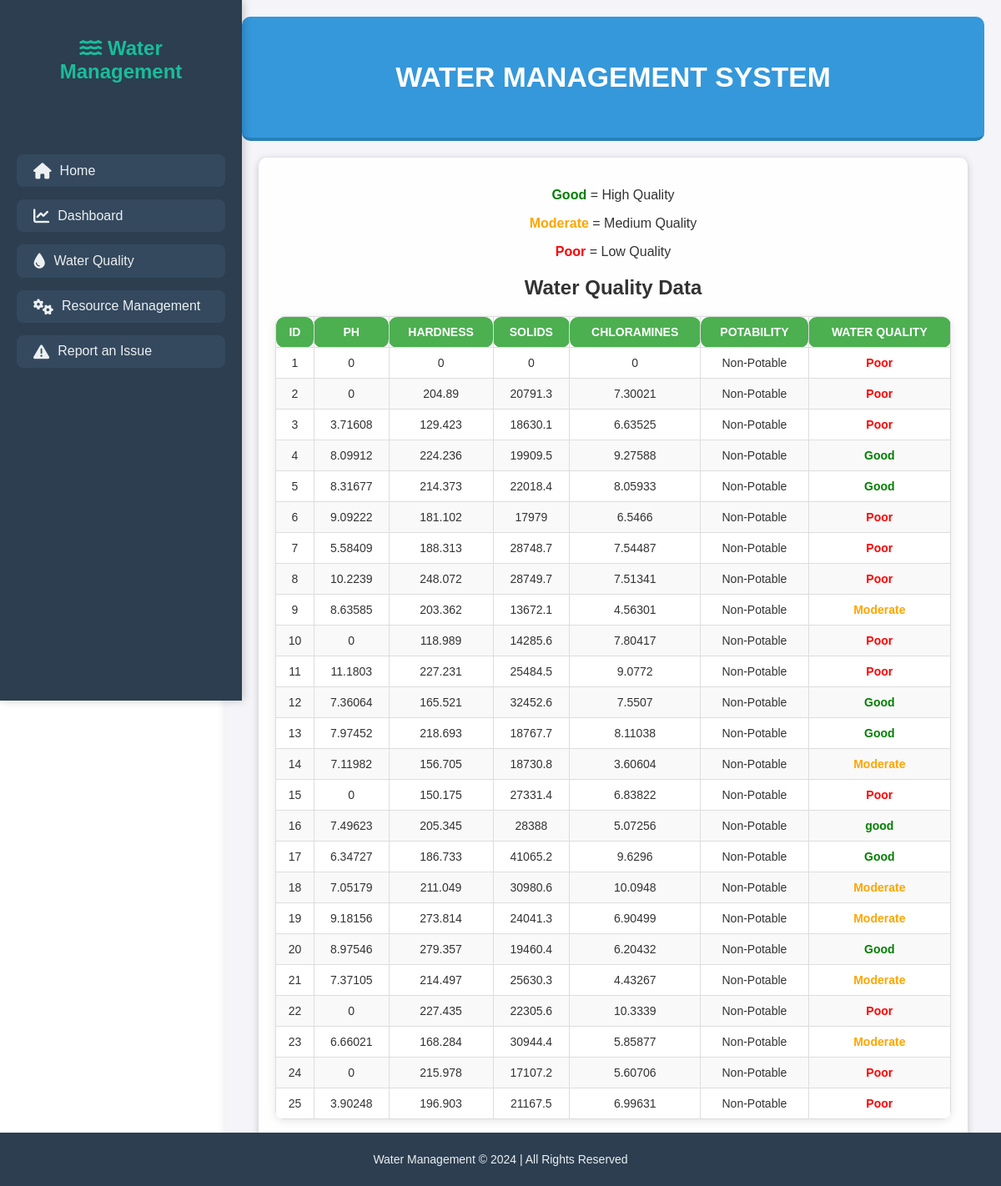
The app's page /?tab=water_quality with its own data.
### tables this page shows
CREATE TABLE `water_quality_data` (
  `id` int(11) NOT NULL,
  `ph` float DEFAULT NULL,
  `hardness` float DEFAULT NULL,
  `solids` float DEFAULT NULL,
  `chloramines` float DEFAULT NULL,
  `sulfate` float DEFAULT NULL,
  `conductivity` float DEFAULT NULL,
  `organic_carbon` float DEFAULT NULL,
  `trihalomethanes` float DEFAULT NULL,
  `turbidity` float DEFAULT NULL,
  `potability` int(11) DEFAULT NULL,
  `water_quality` varchar(255) DEFAULT NULL
);

### water_quality.php (the view, shortened to what this page needs)
<?php
$servername = "localhost";
$username = "root";
$password = "";
$dbname = "water_quality";
$conn = new mysqli($servername, $username, $password, $dbname);
$sql = "SELECT id, ph, hardness, solids, chloramines, potability, water_quality FROM water_quality_data LIMIT 25";
$result = $conn->query($sql);
echo "<div style='margin-bottom: 20px;'>
        <p><span style='color: green; font-weight: bold;'>Good</span> = High Quality</p>
        <p><span style='color: orange; font-weight: bold;'>Moderate</span> = Medium Quality</p>
        <p><span style='color: red; font-weight: bold;'>Poor</span> = Low Quality</p>
      </div>";
echo "<h2>Water Quality Data</h2>";
if ($result && $result->num_rows > 0) {
    echo "<table style='width: 100%; border-collapse: collapse;'>
            <thead>
                <tr style='background-color: #f2f2f2;'>
                    <th style='padding: 10px; border: 1px solid #ddd;'>ID</th>
                    <th style='padding: 10px; border: 1px solid #ddd;'>pH</th>
                    <th style='padding: 10px; border: 1px solid #ddd;'>Hardness</th>
                    <th style='padding: 10px; border: 1px solid #ddd;'>Solids</th>
                    <th style='padding: 10px; border: 1px solid #ddd;'>Chloramines</th>
                    <th style='padding: 10px; border: 1px solid #ddd;'>Potability</th>
                    <th style='padding: 10px; border: 1px solid #ddd;'>Water Quality</th>
                </tr>
            </thead>
            <tbody>";
    while ($row = $result->fetch_assoc()) {
        $textClass = strtolower($row['water_quality']);
        $color = match ($textClass) {
            'good' => 'green',
            'moderate' => 'orange',
            'poor' => 'red',
            default => 'black'
        };
        echo "<tr>
                <td style='padding: 10px; border: 1px solid #ddd; text-align: center;'>{$row['id']}</td>
                <td style='padding: 10px; border: 1px solid #ddd; text-align: center;'>{$row['ph']}</td>
                <td style='padding: 10px; border: 1px solid #ddd; text-align: center;'>{$row['hardness']}</td>
                <td style='padding: 10px; border: 1px solid #ddd; text-align: center;'>{$row['solids']}</td>
                <td style='padding: 10px; border: 1px solid #ddd; text-align: center;'>{$row['chloramines']}</td>
                <td style='padding: 10px; border: 1px solid #ddd; text-align: center;'>" . ($row['potability'] ? "Potable" : "Non-Potable") . "</td>
                <td style='padding: 10px; border: 1px solid #ddd; text-align: center; color: {$color}; font-weight: bold;'>{$row['water_quality']}</td>
              </tr>";
    }
    echo "</tbody></table>";
} else {
    echo "<p>No data available.</p>";
}
?>

### index.php (shortened to what this page needs)
<!DOCTYPE html>
<html lang="en">
<head>
    <link rel="stylesheet" href="styles.css">
    <link rel="stylesheet" href="https://cdnjs.cloudflare.com/ajax/libs/font-awesome/6.0.0-beta3/css/all.min.css">
</head>
<body>
    <div class="main-nav">
        <div class="title">
            <h3><i class="fas fa-water"></i> Water Management</h3>
        </div>
        <ul>
            <li><a href="?tab=home"><i class="fas fa-home"></i> Home</a></li>
            <li><a href="?tab=dashboard"><i class="fas fa-chart-line"></i> Dashboard</a></li>
            <li><a href="?tab=water_quality"><i class="fas fa-tint"></i> Water Quality</a></li>
            <li><a href="?tab=resource_management"><i class="fas fa-cogs"></i> Resource Management</a></li>
            <li><a href="?tab=report_issue"><i class="fas fa-exclamation-triangle"></i> Report an Issue</a></li>
        </ul>
    </div>
    <div class="main-content">
        <div class="header">
            <h3>Water Management System</h3>
        </div>
        <div class="content">
            <?php
            if (isset($_GET['tab'])) {
                $tab = $_GET['tab'];
                if ($tab == 'home') {
                    echo "<h2>Welcome to the Water Management System!</h2>";
                    echo "<p>This system is designed to monitor water quality, track resource management, and allow users to report issues efficiently.</p>";
                    echo "<div style='display: flex; flex-wrap: wrap; gap: 20px; justify-content: center; margin-top: 20px;'>";
                    echo "<a href='?tab=dashboard' class='cta-button'><i class='fas fa-chart-line'></i> Explore Dashboard</a>";
                    echo "<a href='?tab=water_quality' class='cta-button'><i class='fas fa-tint'></i> Explore Water Quality</a>";
                    echo "<a href='?tab=resource_management' class='cta-button'><i class='fas fa-cogs'></i> Explore Resource Management</a>";
                    echo "<a href='?tab=report_issue' class='cta-button'><i class='fas fa-exclamation-triangle'></i> Report an Issue</a>";
                    echo "</div>";
                } elseif ($tab == 'dashboard') {
                    include 'dashboard.php';
                } elseif ($tab == 'water_quality') {
                    include 'water_quality.php';
                } elseif ($tab == 'resource_management') {
                    include 'resource_management.php';
                } elseif ($tab == 'report_issue') {
                    include 'report_issue.php';
                } elseif ($tab == 'reported_issues') {
                    include 'reported_issues.php';
                } else {
                    echo "<h2>Welcome to the Water Management System!</h2>";
                }
            }
            ?>
        </div>
    </div>
    <footer>
        <p>Water Management © 2024 | All Rights Reserved</p>
    </footer>
</body>
</html>

### styles.css (style rules this page uses)
body { margin: 0; font-family: Arial, sans-serif; background-color: #f4f4f9; color: #333; }
.main-content { margin-left: 15%; padding: 20px; background-color: #f4f4f9; min-height: 100vh; box-shadow: 0px 2px 10px rgba(0, 0, 0, 0.1); transition: margin-left 0.3s ease; }
.header { background: #3498db; color: white; padding: 15px 20px; text-align: center; border-bottom: 4px solid #2980b9; font-size: 1.8em; font-weight: bold; text-transform: uppercase; }
table { width: 100%; border-collapse: collapse; margin: 20px auto; background-color: white; box-shadow: 0px 2px 10px rgba(0, 0, 0, 0.1); border-radius: 10px; overflow: hidden; }
th, td { border: 1px solid #ddd; padding: 8px; text-align: center; font-size: 14px; }
th { background-color: #4CAF50; color: white; font-weight: bold; padding: 10px; text-transform: uppercase; border-radius: 10px; }
tr:nth-child(even) { background-color: #f9f9f9; }
footer { text-align: center; padding: 10px 0; background: #2c3e50; color: #ecf0f1; position: fixed; bottom: 0; width: 100%; font-size: 14px; }

### index.php (style rules this page uses)
body { margin: 0; font-family: Arial, sans-serif; background: url('images/water-management-background.webp') no-repeat center center/cover; }
.main-nav { width: 250px; height: 100vh; position: fixed; background: #2c3e50; color: #ecf0f1; display: flex; flex-direction: column; align-items: center; padding: 20px; box-shadow: 2px 0 10px rgba(0, 0, 0, 0.2); }
.main-nav .title { margin-bottom: 30px; text-align: center; }
.main-nav .title h3 { font-size: 1.5em; color: #1abc9c; }
.main-nav ul { list-style-type: none; padding: 0; width: 100%; }
.main-nav ul li { margin: 15px 0; }
.main-nav ul li a { text-decoration: none; color: #ecf0f1; display: flex; align-items: center; padding: 10px 20px; background: #34495e; border-radius: 8px; transition: background 0.3s, color 0.3s; }
.main-nav ul li a i { margin-right: 10px; font-size: 1.2em; }
.main-content { margin-left: 270px; padding: 20px; }
.header { background: #3498db; color: white; padding: 20px; border-bottom: 4px solid #2980b9; text-align: center; border-radius: 10px; }
.content { margin: 20px; padding: 20px; background: rgba(255, 255, 255, 0.9); border-radius: 10px; box-shadow: 0px 2px 10px rgba(0, 0, 0, 0.2); text-align: center; }
footer { text-align: center; padding: 10px 0; background: #2c3e50; color: #ecf0f1; position: fixed; bottom: 0; width: 100%; }

### records on screen
water_quality_data: id "1", ph "0", hardness "0", solids "0", chloramines "0", potability "Non-Potable", water_quality "Poor"
water_quality_data: id "2", ph "0", hardness "204.89", solids "20791.3", chloramines "7.30021", potability "Non-Potable", water_quality "Poor"
water_quality_data: id "3", ph "3.71608", hardness "129.423", solids "18630.1", chloramines "6.63525", potability "Non-Potable", water_quality "Poor"
water_quality_data: id "4", ph "8.09912", hardness "224.236", solids "19909.5", chloramines "9.27588", potability "Non-Potable", water_quality "Good"
water_quality_data: id "5", ph "8.31677", hardness "214.373", solids "22018.4", chloramines "8.05933", potability "Non-Potable", water_quality "Good"
water_quality_data: id "6", ph "9.09222", hardness "181.102", solids "17979", chloramines "6.5466", potability "Non-Potable", water_quality "Poor"
water_quality_data: id "7", ph "5.58409", hardness "188.313", solids "28748.7", chloramines "7.54487", potability "Non-Potable", water_quality "Poor"
water_quality_data: id "8", ph "10.2239", hardness "248.072", solids "28749.7", chloramines "7.51341", potability "Non-Potable", water_quality "Poor"
water_quality_data: id "9", ph "8.63585", hardness "203.362", solids "13672.1", chloramines "4.56301", potability "Non-Potable", water_quality "Moderate"
water_quality_data: id "10", ph "0", hardness "118.989", solids "14285.6", chloramines "7.80417", potability "Non-Potable", water_quality "Poor"
water_quality_data: id "11", ph "11.1803", hardness "227.231", solids "25484.5", chloramines "9.0772", potability "Non-Potable", water_quality "Poor"
water_quality_data: id "12", ph "7.36064", hardness "165.521", solids "32452.6", chloramines "7.5507", potability "Non-Potable", water_quality "Good"
water_quality_data: id "13", ph "7.97452", hardness "218.693", solids "18767.7", chloramines "8.11038", potability "Non-Potable", water_quality "Good"
water_quality_data: id "14", ph "7.11982", hardness "156.705", solids "18730.8", chloramines "3.60604", potability "Non-Potable", water_quality "Moderate"
water_quality_data: id "15", ph "0", hardness "150.175", solids "27331.4", chloramines "6.83822", potability "Non-Potable", water_quality "Poor"
water_quality_data: id "16", ph "7.49623", hardness "205.345", solids "28388", chloramines "5.07256", potability "Non-Potable", water_quality "good"
water_quality_data: id "17", ph "6.34727", hardness "186.733", solids "41065.2", chloramines "9.6296", potability "Non-Potable", water_quality "Good"
water_quality_data: id "18", ph "7.05179", hardness "211.049", solids "30980.6", chloramines "10.0948", potability "Non-Potable", water_quality "Moderate"
water_quality_data: id "19", ph "9.18156", hardness "273.814", solids "24041.3", chloramines "6.90499", potability "Non-Potable", water_quality "Moderate"
water_quality_data: id "20", ph "8.97546", hardness "279.357", solids "19460.4", chloramines "6.20432", potability "Non-Potable", water_quality "Good"
water_quality_data: id "21", ph "7.37105", hardness "214.497", solids "25630.3", chloramines "4.43267", potability "Non-Potable", water_quality "Moderate"
water_quality_data: id "22", ph "0", hardness "227.435", solids "22305.6", chloramines "10.3339", potability "Non-Potable", water_quality "Poor"
water_quality_data: id "23", ph "6.66021", hardness "168.284", solids "30944.4", chloramines "5.85877", potability "Non-Potable", water_quality "Moderate"
water_quality_data: id "24", ph "0", hardness "215.978", solids "17107.2", chloramines "5.60706", potability "Non-Potable", water_quality "Poor"
water_quality_data: id "25", ph "3.90248", hardness "196.903", solids "21167.5", chloramines "6.99631", potability "Non-Potable", water_quality "Poor"
